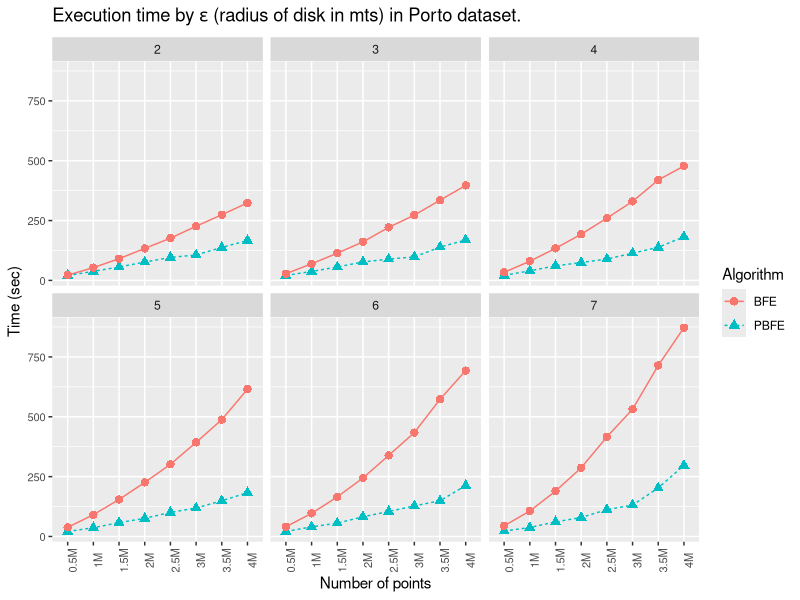

Generate this figure with R:
#library(data.table)
library(ggplot2)
#library(reshape)
#library(xtable)

data <- read.csv("Porto_N0.5M-4M_E2-7.csv", header = F)
#dataset <- "50K"
#data <- data[data$V3 == dataset,c(1,2,5)]

data <- data[,c(1,2,3,5)]
names(data) = c("Algorithm","Epsilon", "Dataset", "Time")
reorder = c("0.5M","1M","1.5M","2M","2.5M","3M","3.5M","4M")
data$Dataset = factor(data$Dataset, levels = reorder)
#data <- data.table(data)
# data <- unique(data[, Time:=mean(Time), by=list(Algorithm, Epsilon)])

title=expression(paste("Execution time by ",epsilon," (radius of disk in mts) in Porto dataset."))
g = ggplot(data=data, aes(x=factor(Dataset), y=Time, group=Algorithm, colour=Algorithm, shape=Algorithm)) +
  geom_line(aes(linetype=Algorithm)) +
  geom_point(size=2.5) +
  labs(title=title,y="Time (sec)") + 
  scale_x_discrete("Number of points") + #, breaks=c("20K","40K","60K","80K", "100K")
  theme(axis.text.x=element_text(size=8, angle=90),axis.text.y=element_text(size=8)) +
  facet_wrap(~Epsilon)

pdf("Porto_N0.5M-4M_E2-7.pdf", width = 10.5, height = 7.5)
plot(g)
dev.off()

# table = cast(data, Cores ~ S)
# names(table) = c("Cores", labels)
# 
# table = xtable(table, caption = "Comparing the four versions of the Sieve of Erastosthenes.", label = "tab:table1", align="cccccc")
# addtorow <- list()
# addtorow$pos <- list(0)
# addtorow$command <- c(paste0("\\textbf{Number of} & \\multicolumn{4}{c}{\\textbf{", legend_title,"}} \\\\\n \\textbf{Cores} & \\textbf{", paste0(labels, collapse = "} & \\textbf{"), "} \\\\\n"))
# print(table, include.rownames=F, add.to.row = addtorow, booktabs = T, include.colnames=F, file="tbl_table.tex")